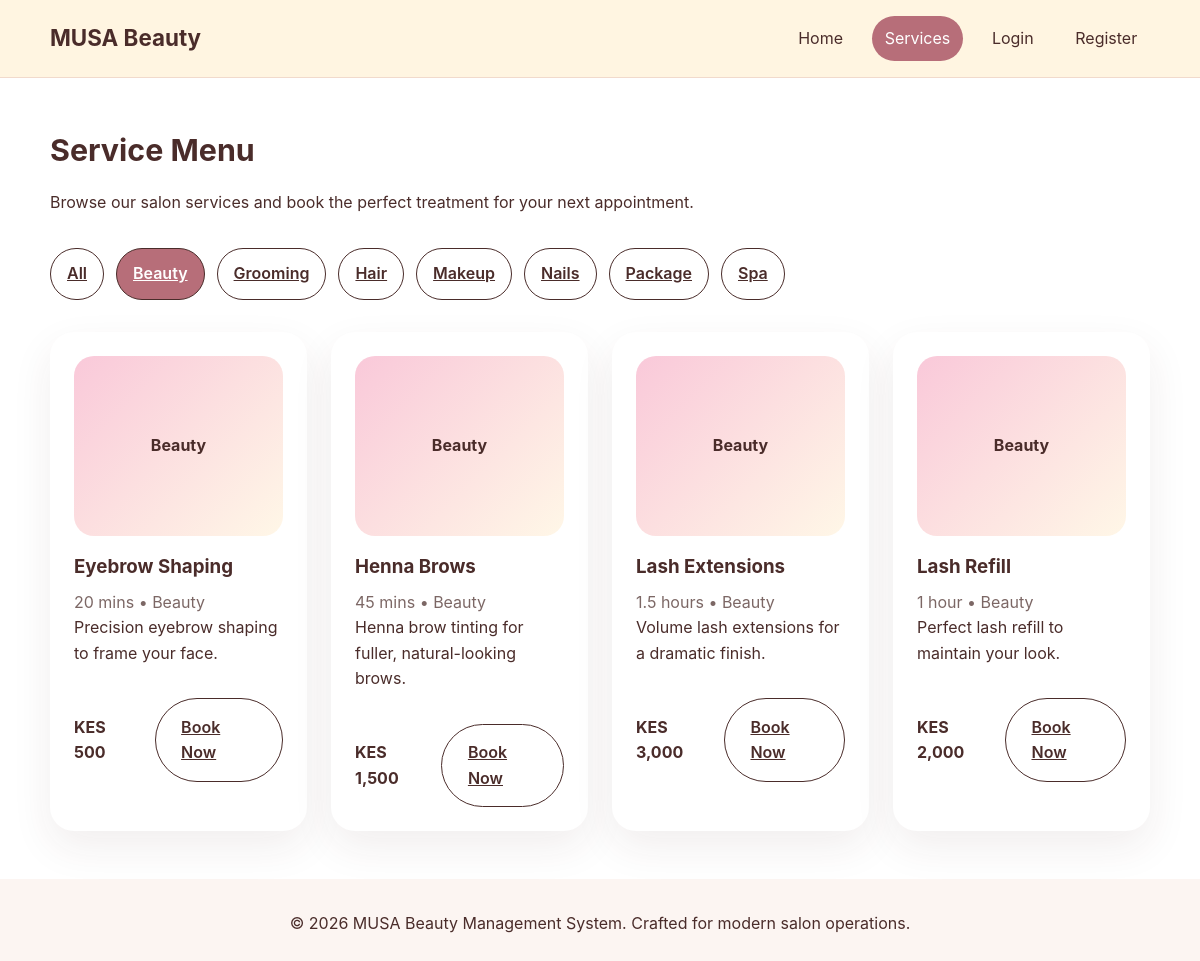
/services.php?category=Beauty, run on the app's committed database.
### tables this page shows
CREATE TABLE IF NOT EXISTS services (
  id INT AUTO_INCREMENT PRIMARY KEY,
  name VARCHAR(150) NOT NULL,
  category VARCHAR(100) NOT NULL,
  price INT NOT NULL DEFAULT 0,
  duration VARCHAR(100) NOT NULL,
  description TEXT NOT NULL,
  image VARCHAR(255) DEFAULT NULL
);

### includes/service_functions.php (called while the page is built, shortened)
<?php
function fetchServices($pdo, $category = null) {
    if ($category) {
        $stmt = $pdo->prepare('SELECT * FROM services WHERE category = :category ORDER BY name');
        $stmt->execute([':category' => $category]);
        return $stmt->fetchAll();
    }
    $stmt = $pdo->query('SELECT * FROM services ORDER BY category, name');
    return $stmt->fetchAll();
}
function fetchServiceCategories($pdo) {
    $stmt = $pdo->query('SELECT DISTINCT category FROM services ORDER BY category');
    return $stmt->fetchAll(PDO::FETCH_COLUMN);
}

### includes/auth.php (called while the page is built, shortened)
<?php
function sanitize($value) {
    return htmlspecialchars(trim($value), ENT_QUOTES, 'UTF-8');
}

### services.php (the view, shortened to what this page needs)
<?php
require_once __DIR__ . '/includes/auth.php';
require_once __DIR__ . '/includes/service_functions.php';
$category = isset($_GET['category']) ? sanitize($_GET['category']) : '';
$services = fetchServices($pdo, $category ?: null);
$categories = fetchServiceCategories($pdo);
?>
<?php include __DIR__ . '/includes/header.php'; ?>
<section class="section section-light">
    <div class="container">
        <h1 class="section-title">Service Menu</h1>
        <p>Browse our salon services and book the perfect treatment for your next appointment.</p>
        <div class="category-filter" style="margin:2rem 0; display:flex; flex-wrap:wrap; gap:0.75rem;">
            <a href="/services.php" class="secondary-btn <?php echo $category === '' ? 'active' : ''; ?>">All</a>
            <?php foreach ($categories as $cat): ?>
                <a href="/services.php?category=<?php echo urlencode($cat); ?>" class="secondary-btn <?php echo $category === $cat ? 'active' : ''; ?>"><?php echo htmlspecialchars($cat); ?></a>
            <?php endforeach; ?>
        </div>
        <div class="services-grid card-grid">
            <?php foreach ($services as $service): ?>
                <article class="service-card card">
                    <?php if (!empty($service['image'])): ?>
                        <img src="<?php echo htmlspecialchars($service['image']); ?>" alt="<?php echo htmlspecialchars($service['name']); ?>" style="border-radius:20px; max-height:180px; object-fit:cover; width:100%;">
                    <?php else: ?>
                        <div style="height:180px; border-radius:20px; background: linear-gradient(135deg, rgba(248, 187, 208, 0.8), rgba(255, 245, 225, 0.8)); display:flex; align-items:center; justify-content:center; color: var(--deep-plum); font-weight:700;"><?php echo htmlspecialchars($service['category']); ?></div>
                    <?php endif; ?>
                    <div>
                        <h3><?php echo htmlspecialchars($service['name']); ?></h3>
                        <p class="service-meta"><?php echo htmlspecialchars($service['duration']); ?> • <?php echo htmlspecialchars($service['category']); ?></p>
                        <p><?php echo htmlspecialchars($service['description']); ?></p>
                    </div>
                    <div style="display:flex; justify-content:space-between; align-items:center; gap:1rem; margin-top:1rem;">
                        <strong>KES <?php echo number_format($service['price']); ?></strong>
                        <a href="/client/book_appointment.php?service_id=<?php echo $service['id']; ?>" class="secondary-btn">Book Now</a>
                    </div>
                </article>
            <?php endforeach; ?>
        </div>
    </div>
</section>
<?php include __DIR__ . '/includes/footer.php'; ?>

### assets/css/style.css (style rules this page uses)
:root { --soft-pink: #F8BBD0; --cream: #FFF5E1; --rose-gold: #B76E79; --deep-plum: #4A2C2A; --gold: #D4AF37; --white: #ffffff; --bg: #fcf5f2; --shadow: 0 16px 40px rgba(75, 44, 42, 0.08); }
* { box-sizing: border-box; margin: 0; padding: 0; }
body { font-family: 'Inter', system-ui, sans-serif; color: var(--deep-plum); background: var(--bg); line-height: 1.6; }
.container { width: min(1100px, calc(100% - 2rem)); margin: 0 auto; }
.primary-btn, .secondary-btn { border: none; border-radius: 999px; cursor: pointer; font-weight: 600; transition: transform 0.2s ease, box-shadow 0.2s ease; }
.secondary-btn { background: transparent; color: var(--deep-plum); border: 1px solid var(--deep-plum); padding: 0.95rem 1.6rem; }
.card-grid, .table-card, .info-grid { display: grid; gap: 1.5rem; }
.card, .table-card, .review-card, .report-card { background: #fff; border-radius: 24px; box-shadow: var(--shadow); padding: 1.5rem; }
.section-title { margin-bottom: 1rem; font-size: 1.9rem; }
.services-grid { grid-template-columns: repeat(auto-fit, minmax(240px, 1fr)); }
.service-card, .stylist-card, .review-card { display: flex; flex-direction: column; gap: 1rem; }
.service-card h3, .stylist-card h3 { margin-bottom: 0.5rem; }
.service-meta, .stylist-meta { color: rgba(74, 44, 42, 0.72); }
.category-filter a { padding: 0.75rem 1rem; border-radius: 999px; }
.category-filter a.active { background: var(--rose-gold); color: #fff; }
.section { padding: 3rem 0; }
.section-light { background: #fff; }

### data on the page
services: category "Beauty", name "Eyebrow Shaping", duration "20 mins", description "Precision eyebrow shaping to frame your face.", price "500"
services: category "Beauty", name "Henna Brows", duration "45 mins", description "Henna brow tinting for fuller, natural-looking brows.", price "1,500"
services: category "Beauty", name "Lash Extensions", duration "1.5 hours", description "Volume lash extensions for a dramatic finish.", price "3,000"
services: category "Beauty", name "Lash Refill", duration "1 hour", description "Perfect lash refill to maintain your look.", price "2,000"

### other printed values
$cat "Beauty"
$cat "Grooming"
$cat "Hair"
$cat "Makeup"
$cat "Nails"
$cat "Package"
$cat "Spa"
